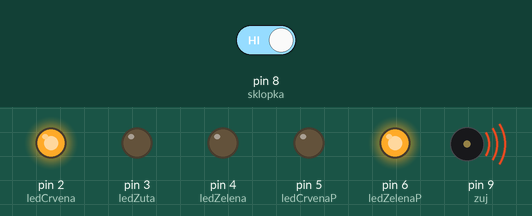
This sketch was run on a simulated Arduino Uno, built with avr-gcc and run on an emulated ATmega328P. On the bench: output pins drawn as LEDs (lit = HIGH), buzzer (waves = sounding). Inputs (shaded band) come from the test bench; at power-on: pin 8 (sklopka) HIGH.

Above: at 11.62 s.
18.1 s: pin 8 (sklopka) driven LOW
At 21.05 s:
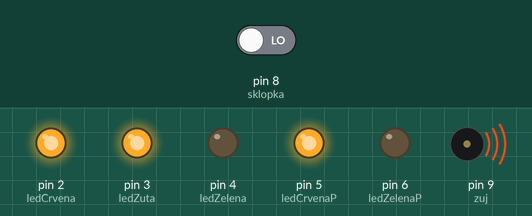
27.1 s: pin 8 (sklopka) driven HIGH
At 27.1 s:
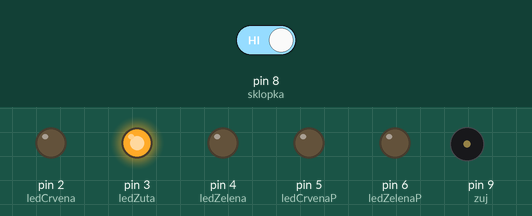
At 28.37 s:
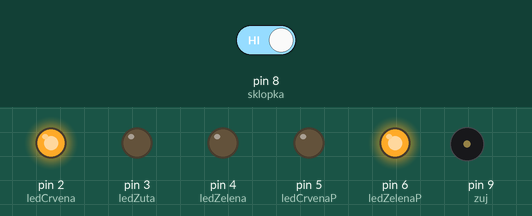
Timing chart, 0 to 42.1 s (numbered marks = the images above; inputs shaded):
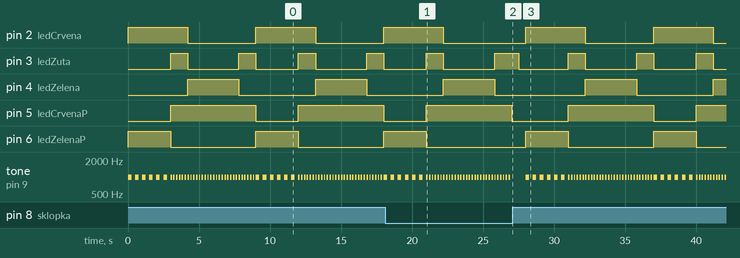

Measured:
- after the input at 27.1 s, pin 2 (ledCrvena): alternates HIGH for 4.2 s and LOW for 4.8 s, starting after 0.90 s; pin 4 (ledZelena): LOW → HIGH after 5.1 s, → LOW 3.6 s later, → HIGH 5.4 s later
- by itself, pin 2 (ledCrvena): alternates HIGH for 4.2 s and LOW for 4.8 s
- by itself, pin 4 (ledZelena): alternates HIGH for 3.6 s and LOW for 5.4 s
- by itself, pin 5 (ledCrvenaP): alternates HIGH for 6.0 s and LOW for 3.0 s
- by itself, pin 6 (ledZelenaP): alternates HIGH for 3.0 s and LOW for 6.0 s

The sketch:

K91.ino
```cpp
int ledCrvena = 2;                	//definiraj ledCrvena = 2
int ledZuta = 3;                  	//definiraj ledZuta = 3
int ledZelena = 4;                	//definiraj ledZelena = 4
int ledCrvenaP = 5;              	//definiraj ledCrvenaP = 5
int ledZelenaP = 6;              	//definiraj ledZelenaP = 6
int sklopka = 8;                   	//definiraj sklopka = 8
int zuj = 9;                       	//definiraj zuj = 9
int brojac;                        	//definiraj varijablu brojac

void setup() {
  pinMode(ledCrvena, OUTPUT);     	//postavi izvod ledCrvena kao izlazni
  pinMode(ledZuta, OUTPUT);       	//postavi izvod ledZuta kao izlazni
  pinMode(ledZelena, OUTPUT);     	//postavi izvod ledZelena kao izlazni
  pinMode(ledCrvenaP, OUTPUT);   	//postavi izvod ledCrvenaP kao izlazni
  pinMode(ledZelenaP, OUTPUT);   	//postavi izvod ledZelenaP kao izlazni
  pinMode(sklopka, INPUT_PULLUP);  	//postavi izvod sklopka kao ulazni
  pinMode(zuj, OUTPUT);            	//postavi izvod zuj kao ulazni
  digitalWrite(ledCrvena, LOW);   	//isključi crvenu LED diodu - početno stanje
  digitalWrite(ledZuta, LOW);     	//isključi žutu LED diodu - početno stanje
  digitalWrite(ledZelena, LOW);   	//isključi zelenu LED diodu - početno stanje
  digitalWrite(ledCrvenaP, LOW); 	//isključi crvenu LED diodu zapješake - početno stanje
  digitalWrite(ledZelenaP, LOW); 	//isključi zelenu LED diodu za pješake - početno stanje
}

void loop() {

  if (digitalRead(sklopka)==HIGH){
  digitalWrite(ledCrvena, HIGH);  	//uključi crvenu LED diodu
  digitalWrite(ledZelenaP, HIGH);	//uključi zelenu LED diodu za pješake
  for (brojac=0; brojac<6; brojac++){	//aktiviraj ton 250-250 ms
    tone(zuj, 1000);               	//generiraj ton 1000 Hz
    delay(250);                    	//čekaj 250 ms
    noTone(zuj);                   	//isključi ton
    delay(250);                    	//čekaj 250 ms
  }                                	//ukupno traje 3 sekunde
  digitalWrite(ledZelenaP, LOW); 	//isključi zelenu LED diodu za pješake
  digitalWrite(ledCrvenaP, HIGH);	//uključi crvenu LED diodu za pješake

  digitalWrite(ledZuta, HIGH);    	//uključi žutu LED diodu
  for (brojac=0; brojac<6; brojac++){	//aktiviraj ton 100-100 ms
    tone(zuj, 1000);               	//generiraj ton 1000 Hz
    delay(100);                    	//čekaj 250 ms
    noTone(zuj);                   	//isključi ton
    delay(100);                    	//čekaj 250 ms
  }                                	//ukupno traje 1 sekundu
  digitalWrite(ledCrvena, LOW);   	//isključi crvenu LED diodu
  digitalWrite(ledZuta, LOW);     	//isključi žutu LED diodu

  digitalWrite(ledZelena, HIGH);  	//uključi zelenu LED diodu
  for (brojac=0; brojac<18; brojac++){	//aktiviraj ton 100-100 ms
    tone(zuj, 1000);               	//generiraj ton 1000 Hz
    delay(100);                    	//čekaj 250 ms
    noTone(zuj);                   	//isključi ton
    delay(100);                    	//čekaj 250 ms
  }                                	//ukupno traje 1 sekundu
  digitalWrite(ledZelena, LOW);   	//isključi zelenu LED diodu

  digitalWrite(ledZuta, HIGH);    	//uključi žutu LED diodu
  for (brojac=0; brojac<6; brojac++){	//aktiviraj ton 100-100 ms
    tone(zuj, 1000);               	//generiraj ton 1000 Hz
    delay(100);                    	//čekaj 250 ms
    noTone(zuj);                   	//isključi ton
    delay(100);                    	//čekaj 250 ms
  }                                	//ukupno traje 1 sekundu
  digitalWrite(ledZuta, LOW);     	//isključi žutu LED diodu

  digitalWrite(ledCrvenaP, LOW); 	//isključi crvenu LED diodu za pješake
  } else {
    digitalWrite(ledZuta, HIGH);    	//uključi žutu LED diodu
    delay(500);                      	//čekaj 500 ms
    digitalWrite(ledZuta, LOW);     	//isključi žutu LED diodu
    delay(500);                      	//čekaj 500 ms
  }
}
```
